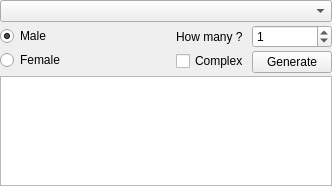
<?xml version="1.0" encoding="UTF-8"?>
<ui version="4.0">
 <class>NameGeneratorWidget</class>
 <widget class="QWidget" name="NameGeneratorWidget">
  <property name="geometry">
   <rect>
    <x>0</x>
    <y>0</y>
    <width>332</width>
    <height>186</height>
   </rect>
  </property>
  <property name="windowTitle">
   <string>Name Generator</string>
  </property>
  <property name="windowIcon">
   <iconset>
    <normaloff>:/resources/logo/500-symbole.png</normaloff>:/resources/logo/500-symbole.png</iconset>
  </property>
  <layout class="QVBoxLayout" name="verticalLayout_2">
   <property name="spacing">
    <number>3</number>
   </property>
   <property name="leftMargin">
    <number>0</number>
   </property>
   <property name="topMargin">
    <number>0</number>
   </property>
   <property name="rightMargin">
    <number>0</number>
   </property>
   <property name="bottomMargin">
    <number>0</number>
   </property>
   <item>
    <widget class="QComboBox" name="m_database"/>
   </item>
   <item>
    <layout class="QHBoxLayout" name="horizontalLayout">
     <item>
      <layout class="QVBoxLayout" name="verticalLayout">
       <item>
        <widget class="QRadioButton" name="m_maleBtn">
         <property name="text">
          <string>Male</string>
         </property>
         <property name="checked">
          <bool>true</bool>
         </property>
         <property name="autoRepeat">
          <bool>false</bool>
         </property>
        </widget>
       </item>
       <item>
        <widget class="QRadioButton" name="m_femaleBtn">
         <property name="text">
          <string>Female</string>
         </property>
        </widget>
       </item>
      </layout>
     </item>
     <item>
      <spacer name="horizontalSpacer">
       <property name="orientation">
        <enum>Qt::Orientation::Horizontal</enum>
       </property>
       <property name="sizeHint" stdset="0">
        <size>
         <width>40</width>
         <height>20</height>
        </size>
       </property>
      </spacer>
     </item>
     <item>
      <layout class="QFormLayout" name="formLayout">
       <item row="0" column="0">
        <widget class="QLabel" name="label">
         <property name="text">
          <string>How many ?</string>
         </property>
        </widget>
       </item>
       <item row="0" column="1">
        <widget class="QSpinBox" name="m_nameCount">
         <property name="value">
          <number>1</number>
         </property>
        </widget>
       </item>
       <item row="1" column="0">
        <widget class="QCheckBox" name="m_complexName">
         <property name="text">
          <string>Complex</string>
         </property>
        </widget>
       </item>
       <item row="1" column="1">
        <widget class="QPushButton" name="m_gen">
         <property name="text">
          <string>Generate</string>
         </property>
        </widget>
       </item>
      </layout>
     </item>
    </layout>
   </item>
   <item>
    <widget class="QTextEdit" name="m_result">
     <property name="styleSheet">
      <string notr="true">font: 11pt &quot;DejaVu Sans Mono&quot;;</string>
     </property>
     <property name="readOnly">
      <bool>true</bool>
     </property>
    </widget>
   </item>
  </layout>
 </widget>
 <resources/>
 <connections/>
</ui>
